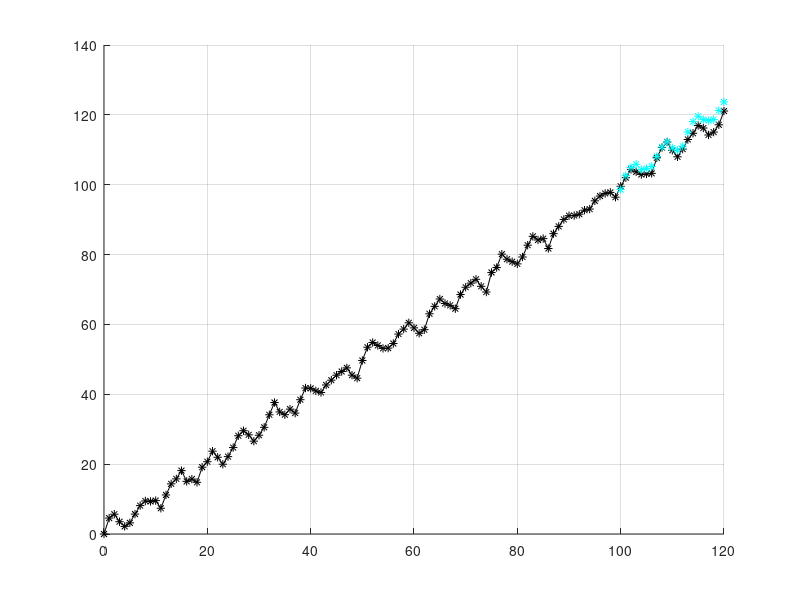

Write MATLAB code to recreate this figure.
function test_lab()
% s = generate_time_series(1, 0, 0.1, 1, [1 2.1 2.9 4.8], 100);
% t = 1:numel(s);
t = 0:1:120;
% s = (t+0).*(1 + 0.05*(sin((1/2)*t).*cos((1/2)*t)+2*cos((1/2)*t)+3*sin(4*t)));
s = t + 5*rand(1, numel(t)).*sin(t);

figure;
hold on
grid on
plot(t, s, 'k')
plot(t, s, 'k*')
s = s(1:1:100);
for i = 100:1:120
    [~, forecast] = ssa(s(1:i), 50, 25, 12);
    plot(i, forecast, 'c*');
    s = cat(2, s, forecast);    
end

% [res, forecast] = ssa(s, 75, 25, 0);
% plot(t, res(1, :), 'r');
% plot(t, res(2, :), 'g');
% plot(t, res(3, :), 'b');

% [res2, ~] = ssa(res(1, :), 50, 25, 0);
% plot(t, res2(1, :), 'm');
% a = std(res(1, :))/std(t)
% 
% plot(numel(s)+1, forecast, 'c*');
% 
% for i = 1:1:50
%     s = cat(2, s, forecast);
%     [~, forecast] = ssa(s, 75, 25, 24);
%     %plot(numel(s)+1+i, forecast, 'c*');
% end
% figure
% plot(1:numel(s), s, 'k');

end

%% Generators
% y(k) = (a*t + b) + c*y(k-4) + d
%        --trend--   -season- -dev-
function series = generate_time_series(a, b, season_amp, dev_amp, init, volume)
series = zeros(1, volume);
init_size = numel(init);
indicies_to_copy = 1:init_size;
series(indicies_to_copy) = init(indicies_to_copy);

gen_rand_with_amp = @(amp) amp*(2*rand(1, 1)-1);

for i = init_size+1:volume
    series(i) = (a*i + b) + ...
        gen_rand_with_amp(season_amp)*series(i-4) + ...
        gen_rand_with_amp(dev_amp);
end
end

%% Singular spectrum analysis algorythm and its stages
% Description of variables is here:
% http://en.wikipedia.org/wiki/Singular_spectrum_analysis
function [decomposed_series, forecast] = ssa(x, L, m, r)
X = ssa_embedding(x, L);
[Xdecomp, forecast] = ssa_singular_value_decomposition(X, x, r);
Xgrouped = ssa_eigentriple_grouping(Xdecomp, m);
decomposed_series = ssa_averaging(Xgrouped);
end

function X = ssa_embedding(x, L)
N = numel(x);
K = N - L + 1;
X = zeros(L, K);
for i = 1:L
    X(i, :) = x(i:i+K-1);
end
end

function [Xdecomposition, forecast] = ssa_singular_value_decomposition(X, x, r)
S = X*X';
[vec, val] = eig(S);
to_sort = cat(2, diag(val, 0), vec');
sorted = flipud(sortrows(to_sort));
lambda = sorted(1:end, 1);
U = sorted(:, 2:end)';
d = sum(lambda > 0);
for i = 1:1:d
    V(:, i) = X'*U(:, i)/sqrt(lambda(i));
    Xdecomposition(i, :, :) = sqrt(lambda(i))*U(:, i)*V(:, i)';
end
if (r ~= 0)
    Vt = U(end, 1:r);
    V_star = U(1:end-1, 1:r);
    Q = x(numel(x) - numel(lambda) + 2 : numel(x))';
    forecast = Vt*V_star'*Q/(1 - Vt*Vt');
else
    forecast = 0;
end
end

function Xgrouped = ssa_eigentriple_grouping(Xdecomposition, m)
d = size(Xdecomposition, 1);
ind = 1:1:d;
n = hist(ind, m);
start_element = 1;
for i = 1:numel(n)
    ind_subset = ind(start_element:start_element+n(i)-1);
    start_element = start_element + n(i);
    if (numel(ind_subset) == 1)
        s = Xdecomposition(ind_subset, :, :);
    else
        s = sum(Xdecomposition(ind_subset, :, :));
    end
    Xgrouped(i, :, :) = reshape(s, size(s, 2), size(s, 3));
end
end

function decomposed_series = ssa_averaging(Xgrouped)
m = size(Xgrouped, 1);
for i = 1:1:m
    matrix = Xgrouped(i, :, :);
    height = size(matrix, 2);
    width = size(matrix, 3);
    matrix = reshape(matrix, height, width);
    matrix = fliplr(matrix);
    top_edge = width - 1;
    bottom_edge = height - 1;    
    for j = -bottom_edge:top_edge
        diagonal = diag(matrix, j);
        d_size = numel(diagonal);
        means = mean(mean(diagonal)) * ones(1, d_size);
        
        temp1 = diag(diagonal, j);
        temp1 = cat(1, temp1, zeros(height - size(temp1, 1), size(temp1, 2)));
        temp1 = cat(2, temp1, zeros(size(temp1, 1), width - size(temp1, 2)));
        temp1 = temp1(1:height, 1:width);
        
        temp2 = diag(means, j);
        temp2 = cat(1, temp2, zeros(height - size(temp2, 1), size(temp2, 2)));
        temp2 = cat(2, temp2, zeros(size(temp2, 1), width - size(temp2, 2)));
        temp2 = temp2(1:height, 1:width);
        
        matrix = matrix - temp1 + temp2;
    end
    matrix = fliplr(matrix);
    
    decomposed_series(i, :) = cat(2, matrix(:, 1)', matrix(end, 2:end));
end
end
